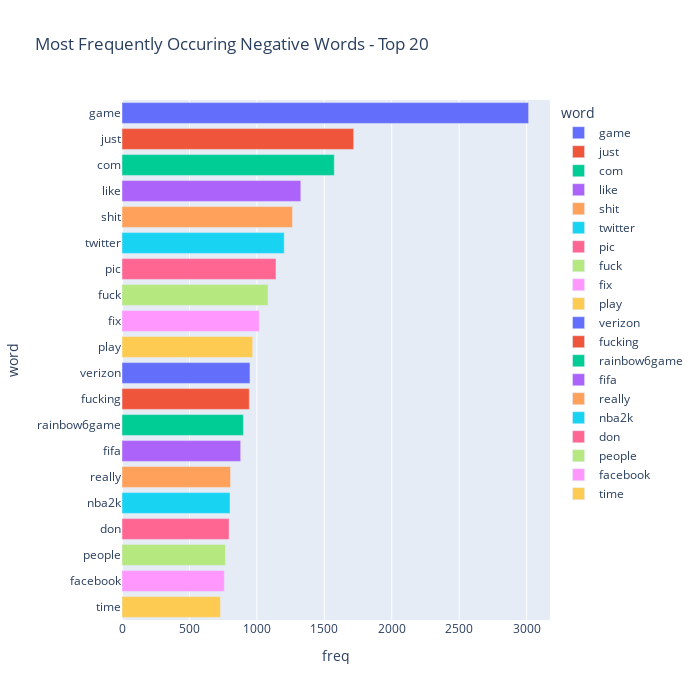

This figure's notebook cell:
### Code cell
Negative_sent = data[data['Sentiment']=='Negative']

cv = CountVectorizer(stop_words = 'english')
words = cv.fit_transform(Negative_sent.Review)
sum_words = words.sum(axis=0)


words_freq = [(word, sum_words[0, idx]) for word, idx in cv.vocabulary_.items()]
words_freq = sorted(words_freq, key = lambda x: x[1], reverse = True)
frequency = pd.DataFrame(words_freq, columns=['word', 'freq'])

fig = px.bar(frequency.head(20), x="freq", y="word", title='Most Frequently Occuring Negative Words - Top 20', orientation='h', 
             width=700, height=700,color='word')
fig.show()

### Figure 1 — Plotly figure (JSON) as saved in the notebook; plotly's stock layout.template omitted (floating-point values rounded to 4 significant figures)
{"data": [{"alignmentgroup": "True", "hovertemplate": "word=%{y}<br>freq=%{x}<extra></extra>", "legendgroup": "game", "marker": {"color": "#636efa", "pattern": {"shape": ""}}, "name": "game", "offsetgroup": "game", "orientation": "h", "showlegend": true, "textposition": "auto", "type": "bar", "x": [3015], "xaxis": "x", "y": ["game"], "yaxis": "y"}, {"alignmentgroup": "True", "hovertemplate": "word=%{y}<br>freq=%{x}<extra></extra>", "legendgroup": "just", "marker": {"color": "#EF553B", "pattern": {"shape": ""}}, "name": "just", "offsetgroup": "just", "orientation": "h", "showlegend": true, "textposition": "auto", "type": "bar", "x": [1718], "xaxis": "x", "y": ["just"], "yaxis": "y"}, {"alignmentgroup": "True", "hovertemplate": "word=%{y}<br>freq=%{x}<extra></extra>", "legendgroup": "com", "marker": {"color": "#00cc96", "pattern": {"shape": ""}}, "name": "com", "offsetgroup": "com", "orientation": "h", "showlegend": true, "textposition": "auto", "type": "bar", "x": [1574], "xaxis": "x", "y": ["com"], "yaxis": "y"}, {"alignmentgroup": "True", "hovertemplate": "word=%{y}<br>freq=%{x}<extra></extra>", "legendgroup": "like", "marker": {"color": "#ab63fa", "pattern": {"shape": ""}}, "name": "like", "offsetgroup": "like", "orientation": "h", "showlegend": true, "textposition": "auto", "type": "bar", "x": [1326], "xaxis": "x", "y": ["like"], "yaxis": "y"}, {"alignmentgroup": "True", "hovertemplate": "word=%{y}<br>freq=%{x}<extra></extra>", "legendgroup": "shit", "marker": {"color": "#FFA15A", "pattern": {"shape": ""}}, "name": "shit", "offsetgroup": "shit", "orientation": "h", "showlegend": true, "textposition": "auto", "type": "bar", "x": [1264], "xaxis": "x", "y": ["shit"], "yaxis": "y"}, {"alignmentgroup": "True", "hovertemplate": "word=%{y}<br>freq=%{x}<extra></extra>", "legendgroup": "twitter", "marker": {"color": "#19d3f3", "pattern": {"shape": ""}}, "name": "twitter", "offsetgroup": "twitter", "orientation": "h", "showlegend": true, "textposition": "auto", "type": "bar", "x": [1203], "xaxis": "x", "y": ["twitter"], "yaxis": "y"}, {"alignmentgroup": "True", "hovertemplate": "word=%{y}<br>freq=%{x}<extra></extra>", "legendgroup": "pic", "marker": {"color": "#FF6692", "pattern": {"shape": ""}}, "name": "pic", "offsetgroup": "pic", "orientation": "h", "showlegend": true, "textposition": "auto", "type": "bar", "x": [1142], "xaxis": "x", "y": ["pic"], "yaxis": "y"}, {"alignmentgroup": "True", "hovertemplate": "word=%{y}<br>freq=%{x}<extra></extra>", "legendgroup": "fuck", "marker": {"color": "#B6E880", "pattern": {"shape": ""}}, "name": "fuck", "offsetgroup": "fuck", "orientation": "h", "showlegend": true, "textposition": "auto", "type": "bar", "x": [1083], "xaxis": "x", "y": ["fuck"], "yaxis": "y"}, {"alignmentgroup": "True", "hovertemplate": "word=%{y}<br>freq=%{x}<extra></extra>", "legendgroup": "fix", "marker": {"color": "#FF97FF", "pattern": {"shape": ""}}, "name": "fix", "offsetgroup": "fix", "orientation": "h", "showlegend": true, "textposition": "auto", "type": "bar", "x": [1018], "xaxis": "x", "y": ["fix"], "yaxis": "y"}, {"alignmentgroup": "True", "hovertemplate": "word=%{y}<br>freq=%{x}<extra></extra>", "legendgroup": "play", "marker": {"color": "#FECB52", "pattern": {"shape": ""}}, "name": "play", "offsetgroup": "play", "orientation": "h", "showlegend": true, "textposition": "auto", "type": "bar", "x": [969], "xaxis": "x", "y": ["play"], "yaxis": "y"}, {"alignmentgroup": "True", "hovertemplate": "word=%{y}<br>freq=%{x}<extra></extra>", "legendgroup": "verizon", "marker": {"color": "#636efa", "pattern": {"shape": ""}}, "name": "verizon", "offsetgroup": "verizon", "orientation": "h", "showlegend": true, "textposition": "auto", "type": "bar", "x": [949], "xaxis": "x", "y": ["verizon"], "yaxis": "y"}, {"alignmentgroup": "True", "hovertemplate": "word=%{y}<br>freq=%{x}<extra></extra>", "legendgroup": "fucking", "marker": {"color": "#EF553B", "pattern": {"shape": ""}}, "name": "fucking", "offsetgroup": "fucking", "orientation": "h", "showlegend": true, "textposition": "auto", "type": "bar", "x": [944], "xaxis": "x", "y": ["fucking"], "yaxis": "y"}, {"alignmentgroup": "True", "hovertemplate": "word=%{y}<br>freq=%{x}<extra></extra>", "legendgroup": "rainbow6game", "marker": {"color": "#00cc96", "pattern": {"shape": ""}}, "name": "rainbow6game", "offsetgroup": "rainbow6game", "orientation": "h", "showlegend": true, "textposition": "auto", "type": "bar", "x": [900], "xaxis": "x", "y": ["rainbow6game"], "yaxis": "y"}, {"alignmentgroup": "True", "hovertemplate": "word=%{y}<br>freq=%{x}<extra></extra>", "legendgroup": "fifa", "marker": {"color": "#ab63fa", "pattern": {"shape": ""}}, "name": "fifa", "offsetgroup": "fifa", "orientation": "h", "showlegend": true, "textposition": "auto", "type": "bar", "x": [880], "xaxis": "x", "y": ["fifa"], "yaxis": "y"}, {"alignmentgroup": "True", "hovertemplate": "word=%{y}<br>freq=%{x}<extra></extra>", "legendgroup": "really", "marker": {"color": "#FFA15A", "pattern": {"shape": ""}}, "name": "really", "offsetgroup": "really", "orientation": "h", "showlegend": true, "textposition": "auto", "type": "bar", "x": [805], "xaxis": "x", "y": ["really"], "yaxis": "y"}, {"alignmentgroup": "True", "hovertemplate": "word=%{y}<br>freq=%{x}<extra></extra>", "legendgroup": "nba2k", "marker": {"color": "#19d3f3", "pattern": {"shape": ""}}, "name": "nba2k", "offsetgroup": "nba2k", "orientation": "h", "showlegend": true, "textposition": "auto", "type": "bar", "x": [801], "xaxis": "x", "y": ["nba2k"], "yaxis": "y"}, {"alignmentgroup": "True", "hovertemplate": "word=%{y}<br>freq=%{x}<extra></extra>", "legendgroup": "don", "marker": {"color": "#FF6692", "pattern": {"shape": ""}}, "name": "don", "offsetgroup": "don", "orientation": "h", "showlegend": true, "textposition": "auto", "type": "bar", "x": [794], "xaxis": "x", "y": ["don"], "yaxis": "y"}, {"alignmentgroup": "True", "hovertemplate": "word=%{y}<br>freq=%{x}<extra></extra>", "legendgroup": "people", "marker": {"color": "#B6E880", "pattern": {"shape": ""}}, "name": "people", "offsetgroup": "people", "orientation": "h", "showlegend": true, "textposition": "auto", "type": "bar", "x": [767], "xaxis": "x", "y": ["people"], "yaxis": "y"}, {"alignmentgroup": "True", "hovertemplate": "word=%{y}<br>freq=%{x}<extra></extra>", "legendgroup": "facebook", "marker": {"color": "#FF97FF", "pattern": {"shape": ""}}, "name": "facebook", "offsetgroup": "facebook", "orientation": "h", "showlegend": true, "textposition": "auto", "type": "bar", "x": [759], "xaxis": "x", "y": ["facebook"], "yaxis": "y"}, {"alignmentgroup": "True", "hovertemplate": "word=%{y}<br>freq=%{x}<extra></extra>", "legendgroup": "time", "marker": {"color": "#FECB52", "pattern": {"shape": ""}}, "name": "time", "offsetgroup": "time", "orientation": "h", "showlegend": true, "textposition": "auto", "type": "bar", "x": [730], "xaxis": "x", "y": ["time"], "yaxis": "y"}], "layout": {"barmode": "relative", "height": 700, "legend": {"title": {"text": "word"}, "tracegroupgap": 0}, "title": {"text": "Most Frequently Occuring Negative Words - Top 20"}, "width": 700, "xaxis": {"anchor": "y", "domain": [0, 1], "title": {"text": "freq"}}, "yaxis": {"anchor": "x", "categoryarray": ["time", "facebook", "people", "don", "nba2k", "really", "fifa", "rainbow6game", "fucking", "verizon", "play", "fix", "fuck", "pic", "twitter", "shit", "like", "com", "just", "game"], "categoryorder": "array", "domain": [0, 1], "title": {"text": "word"}}}}
